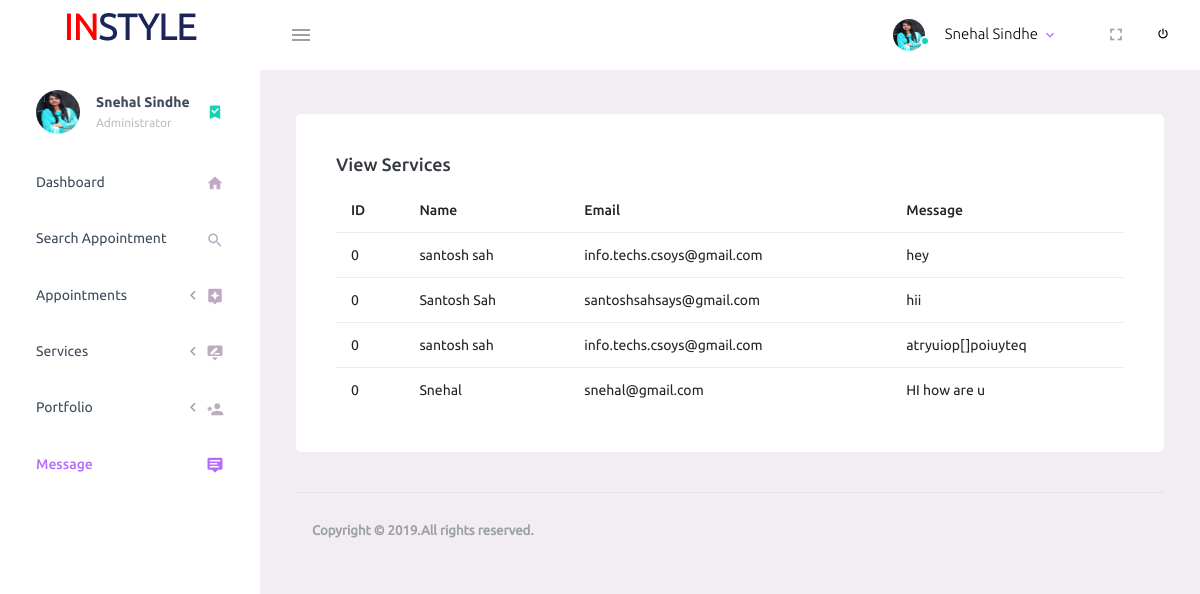
/admin/viewmessage.php (signed in), run on the app's committed database.
### tables this page shows
CREATE TABLE `user` (
  `id` int(11) NOT NULL,
  `username` varchar(255) NOT NULL,
  `email` varchar(255) NOT NULL,
  `password` varchar(255) NOT NULL,
  `image` varchar(255) NOT NULL
);

CREATE TABLE `contact` (
  `id` int(11) NOT NULL,
  `name` varchar(255) NOT NULL,
  `email` varchar(255) NOT NULL,
  `message` varchar(5000) NOT NULL
);

### admin/viewmessage.php (the view)
<?php
include('security.php');
include('include/header.php');
include('include/navbar.php');
?>
        <div class="main-panel">
          <div class="content-wrapper">
            <?php
              $query="SELECT * FROM contact";
              $query_run=mysqli_query($con,$query);
            ?>
            <div class="row">
              <div class="col-lg-12 grid-margin stretch-card">
                <div class="card">
                  <div class="card-body">
                    <h4 class="card-title">View Services</h4>
                    <table class="table table-hover">
                      <thead>
                        <tr>
                          <th>ID</th>
                          <th>Name</th>
                          <th>Email</th>
                          <th>Message</th>
                        </tr>
                      </thead>
                      <tbody>
                      <?php
                     if(mysqli_num_rows($query_run)>0)
                      {
                        while($row= mysqli_fetch_assoc($query_run))
                        {
                          ?>
                            <tr>
                              <td><?php echo $row['id']; ?></td>
                              <td><?php echo $row['name']; ?></td>
                              <td><?php echo $row['email']; ?></td>
                              <td><?php echo $row['message']; ?></td>
                            </tr>
                        <?php
                        }
                       }
                    else
                    {
                      echo"No Record Found";
                    }
                  ?>
                      </tbody>
                    </table>
                  </div>
                </div>
              </div>
            </div>
<?php
include('include/footer.php');
include('include/script.php'); ?>

### admin/include/navbar.php (shortened to what this page needs)
<div class="container-scroller">
  <nav class="navbar default-layout-navbar col-lg-12 col-12 p-0 fixed-top d-flex flex-row">
    <div class="text-center navbar-brand-wrapper d-flex align-items-center justify-content-center">
      <a class="navbar-brand brand-logo" href="index.php"><p style="text-align: center; font-weight: bold; font-size: 36px;"><span style="color: red;">IN</span>STYLE</p></a>
    </div>
    <div class="navbar-menu-wrapper d-flex align-items-stretch">
      <button class="navbar-toggler navbar-toggler align-self-center" type="button" data-toggle="minimize">
        <span class="mdi mdi-menu"></span>
      </button>
      <ul class="navbar-nav navbar-nav-right">
        <li class="nav-item nav-profile dropdown">
          <a class="nav-link dropdown-toggle" id="profileDropdown" href="#" data-toggle="dropdown" aria-expanded="false">
            <div class="nav-profile-img">
            <?php
              $email_login=$_SESSION['username'];
              $sql ="SELECT * from user where email='$email_login'";
              $sql_run=mysqli_query($con,$sql);
              if(mysqli_num_rows($sql_run)>0)
              {
                while ($row=mysqli_fetch_assoc($sql_run))
                {
                 $name=$row['username'];
                  echo '<img src="img/profile/'.$row['image'].'">'
                  ?>
              <span class="availability-status online"></span>
                              <?php
                }
              }
              ?>
            </div>
            <div class="nav-profile-text">
               <?php
              $email_login=$_SESSION['username'];
              $sql ="SELECT * from user where email='$email_login'";
              $sql_run=mysqli_query($con,$sql);
              if(mysqli_num_rows($sql_run)>0)
              {
                while ($row=mysqli_fetch_assoc($sql_run))
                {
                  ?>
                  <p class="mb-1 text-black"><?php echo $row['username'];?></p>
                <?php
                }
              }
              ?>
            </div>
          </a>
        </li>
        <li class="nav-item d-none d-lg-block full-screen-link">
          <a class="nav-link">
            <i class="mdi mdi-fullscreen" id="fullscreen-button"></i>
          </a>
        </li>
        <li class="nav-item nav-logout d-none d-lg-block">
          <form action="logout.php" method="post">
           <button type="submit" name="logout_btn" style="background: white; border: none;"><i class="mdi mdi-power"></i></button>
          </form>
        </li>
      </ul>
    </div>
  </nav>
  <div class="container-fluid page-body-wrapper">
    <nav class="sidebar sidebar-offcanvas" id="sidebar">
      <ul class="nav">
        <li class="nav-item nav-profile">
          <a href="#" class="nav-link">
            <div class="nav-profile-image">
            <?php
              $email_login=$_SESSION['username'];
              $sql ="SELECT * from user where email='$email_login'";
              $sql_run=mysqli_query($con,$sql);
              if(mysqli_num_rows($sql_run)>0)
              {
                while ($row=mysqli_fetch_assoc($sql_run))
                {
                  ?>
               <?php echo '<img src="img/profile/'.$row['image'].'">' ?>
            </div>
            <?php
                }
              }
            ?>
            <div class="nav-profile-text d-flex flex-column">
              <span class="font-weight-bold mb-2"><?php echo $name;?></span>
              <span class="text-secondary text-small">Administrator</span>
            </div>
            <i class="mdi mdi-bookmark-check text-success nav-profile-badge"></i>
          </a>
        </li>
        <li class="nav-item">
          <a class="nav-link" href="index.php">
            <span class="menu-title">Dashboard</span>
            <i class="mdi mdi-home menu-icon"></i>
          </a>
        </li>
        <li class="nav-item">
          <a class="nav-link" href="search.php">
            <span class="menu-title">Search Appointment</span>
            <i class="mdi mdi-home menu-icon  mdi mdi-magnify"></i>
          </a>
        </li>
        <li class="nav-item">
          <a class="nav-link" data-toggle="collapse" href="#appt" aria-expanded="false" aria-controls="appt">
            <span class="menu-title">Appointments</span>
            <i class="menu-arrow"></i>
            <i class="mdi mdi-assistant menu-icon "></i>
          </a>
        </li>
        <li class="nav-item">
          <a class="nav-link" data-toggle="collapse" href="#ui-basic" aria-expanded="false" aria-controls="ui-basic">
            <span class="menu-title">Services</span>
            <i class="menu-arrow"></i>
            <i class="mdi mdi-transcribe-close menu-icon"></i>
          </a>
        </li>
        <li class="nav-item">
          <a class="nav-link" data-toggle="collapse" href="#ui-basics" aria-expanded="false" aria-controls="ui-basic">
            <span class="menu-title">Portfolio</span>
            <i class="menu-arrow"></i>
            <i class="mdi mdi-account-star menu-icon"></i>
          </a>
        </li>
        <li class="nav-item">
          <a class="nav-link" href="viewmessage.php">
            <span class="menu-title">Message</span>
            <i class="mdi mdi-tooltip-text menu-icon"></i>
          </a>
        </li>
      </ul>
    </nav>

### data on the page
user: image (picture), username "Snehal Sindhe"
contact: id "0", name "santosh sah", email "info.techs.csoys@gmail.com", message "hey"
contact: id "0", name "Santosh Sah", email "santoshsahsays@gmail.com", message "hii"
contact: id "0", name "santosh sah", email "info.techs.csoys@gmail.com", message "atryuiop[]poiuyteq"
contact: id "0", name "Snehal", email "snehal@gmail.com", message "HI how are u"
